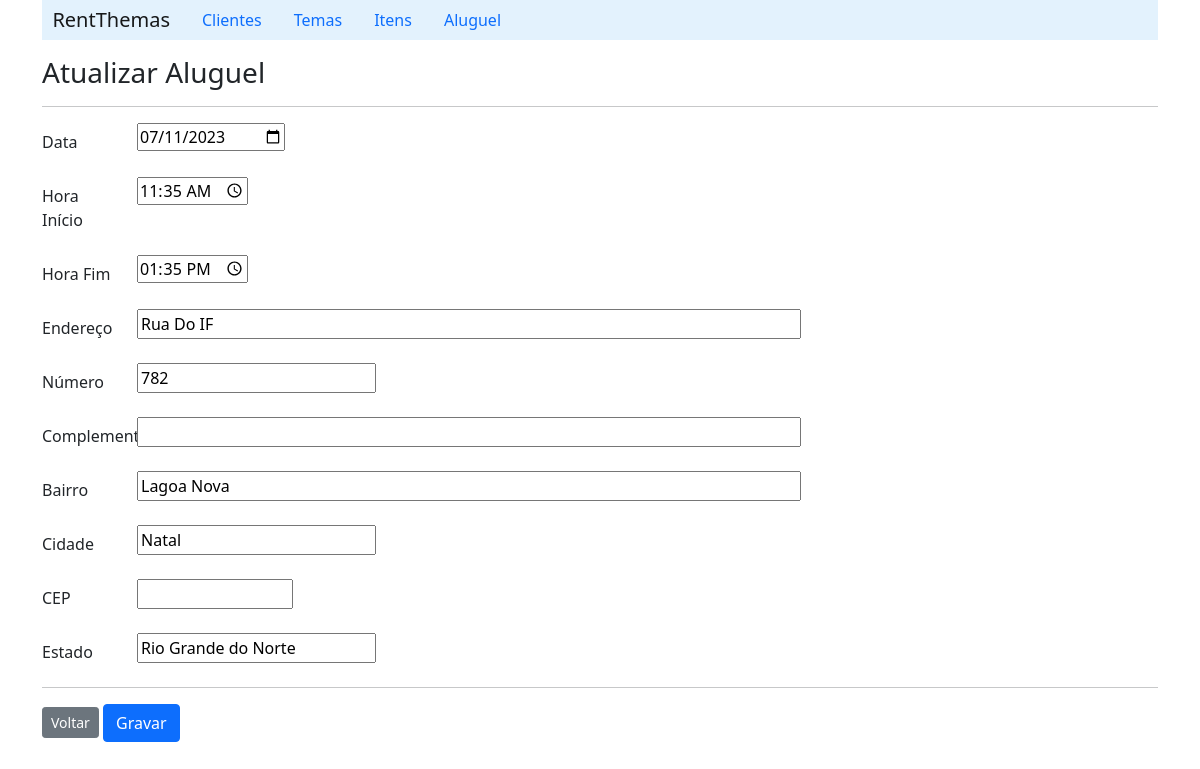
Screenshot of /detailRent/6 with the database file from the repository.
### aluguel_de_temas/models.py (models this page shows, shortened)
class Rent(models.Model):
    date = models.DateField(blank=False, null=False)
    start_hours = models.CharField(max_length=5, blank=False, null=False)
    end_hours = models.CharField(max_length=5, blank=False, null=False)
    client = models.ForeignKey('Client', on_delete=CASCADE, related_name='rents')
    theme = models.ForeignKey('Theme', on_delete=CASCADE, related_name='rents')
    address = models.OneToOneField('Address', on_delete=models.CASCADE, null=True)
    price = models.FloatField(default=0)

class Address(models.Model):
    street = models.CharField(max_length=60)
    number = models.CharField(max_length=5, null=True)
    complement = models.CharField(max_length=50)
    district = models.CharField(max_length=20)
    city = models.CharField(max_length=20)
    cep = models.CharField(max_length=11, blank=True)
    state = models.CharField(max_length=20, blank=True)

### aluguel_de_temas/views.py (the view)
# urls.py: path('detailRent/<int:id>', RentViews.detailRent),
    def detailRent(request, id):
        rent = Rent.objects.get(pk=id)
        return render(request, 'rent/formEditRent.html', {'rent': rent})

### aluguel_de_temas/templates/rent/formEditRent.html (shortened to what this page needs)
{% extends "index.html" %}
{% block content %}
    <h3>Atualizar Aluguel</h3>
    <hr>
        <form action="/updateRent/{{rent.id}}" method="post">
            <div class="row mb-3">
                <label class="col-sm-1 col-form-label" for="date">Data</label>
                <div class="col-sm-11">
                    <input id="date" type="date" name="date" value="{{rent.date|date:'Y-m-d'}}">
                </div>
            </div>
            <div class="row mb-3">
                <label class="col-sm-1 col-form-label" for="start">Hora Início</label>
                <div class="col-sm-11">
                    <input id="start" type="time" name="start_hours" value="{{rent.start_hours}}">
                </div>
            </div>
            <div class="row mb-3">
                <label class="col-sm-1 col-form-label" for="end">Hora Fim</label>
                <div class="col-sm-11">
                    <input id="end" type="time" name="end_hours" value="{{rent.end_hours}}">
                </div>
            </div>
            <div class="row mb-3">
                <label class="col-sm-1 col-form-label"  for="street">Endereço</label>
                <div class="col-sm-11">
                    <input id="street" size="66" type="text" name="street" value="{{rent.address.street}}">
                </div>
            </div>
            <div class="row mb-3">
                <label class="col-sm-1 col-form-label"  for="number">Número</label>
                <div class="col-sm-11">
                    <input id="number"  type="text" name="number" value="{{rent.address.number}}">
                </div>
            </div>
            <div class="row mb-3">
                <label class="col-sm-1 col-form-label"  for="complement">Complemento</label>
                <div class="col-sm-11">
                    <input id="complement" size="66" type="text" name="complement" value="{{rent.address.complement}}">
                </div>
            </div>
            <div class="row mb-3">
                <label class="col-sm-1 col-form-label"  for="district">Bairro</label>
                <div class="col-sm-11">
                    <input id="district" size="66" type="text" name="district" value="{{rent.address.district}}">
                </div>
            </div>
            <div class="row mb-3">
                <label class="col-sm-1 col-form-label"  for="city">Cidade</label>
                <div class="col-sm-11">
                    <input id="city" size="20" type="text" name="city" value="{{rent.address.city}}">
                </div>
            </div>
            <div class="row mb-3">
                <label class="col-sm-1 col-form-label"  for="cep">CEP</label>
                <div class="col-sm-11">
                    <input id="cep" size="11" type="text" name="cep" value="{{rent.address.cep}}">
                </div>
            </div>
            <div class="row mb-3">
                <label class="col-sm-1 col-form-label"  for="state">Estado</label>
                <div class="col-sm-11">
                    <input id="state" size="20" type="text" name="state" value="{{rent.address.state}}">
                </div>
            </div>
            <hr>
            <a class="btn btn-secondary btn-sm" href="/listRent">Voltar</a>
            <input class="btn btn-primary" type="submit" value="Gravar">
        </form>
{% endblock %}

### rows the page displays
Rent: date "07/11/2023", start_hours "11:35", end_hours "13:35", street "Rua Do IF", number "782", district "Lagoa Nova", city "Natal", state "Rio Grande do Norte"
